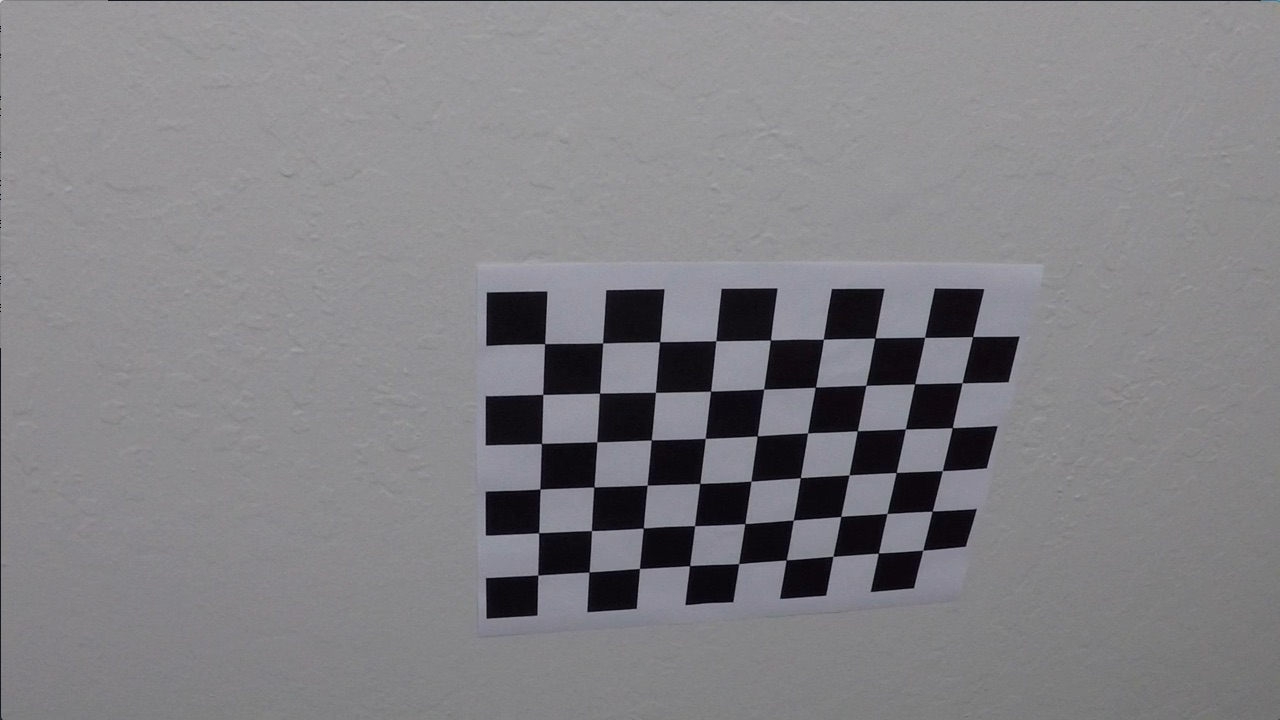
#> input picture camera_cal/calibration10.jpg, 1280 x 720 px; its folder holds only this picture in this run; the run also reads 2 pictures not shown here
$ jupyter execute --allow-errors LaneLine_debug.ipynb   (shell and % lines are left out)   (Python 2 division)   (older library calls are emulated)
#> lines starting #> are read from the running program, lines starting #| are printed output that depends on the picture; after the words box and inside, x2 and y2 are one past the last pixel; in counts of white or black regions, pixels touching at a corner belong together
# Self-Driving Car Engineer Nanodegree
## Project: Advanced Lane Finding

## Camera calibration

In the following code camera calibration is performed. The code is based on [Udacity's](https://github.com/udacity/CarND-Camera-Calibration/blob/master/camera_calibration.ipynb) example.

[cell 1]
# Load nessesery modules and set up
import cv2
import glob
import pickle
import numpy as np
import matplotlib.pyplot as plt
import matplotlib.image as mpimg
from sklearn.metrics import mean_squared_error

[cell 2]
x_cor = 9 #Number of corners to find
y_cor = 6
# Prepare object points, like (0,0,0), (1,0,0), (2,0,0) ....,(6,5,0)
objp = np.zeros((y_cor*x_cor,3), np.float32)
objp[:,:2] = np.mgrid[0:x_cor, 0:y_cor].T.reshape(-1,2)

# Arrays to store object points and image points from all the images.
objpoints = [] # 3d points in real world space
imgpoints = [] # 2d points in image plane.
images = glob.glob('camera_cal/calibration*.jpg') # Make a list of paths to calibration images
# Step through the list and search for chessboard corners
corners_not_found = [] #Calibration images in which opencv failed to find corners
plt.figure(figsize=(12, 18)) #Figure for calibration images
plt.figtext(0.5,0.9,'Image with corners patterns drawn', fontsize=22, ha='center')
for idx, fname in enumerate(images):
    img = cv2.imread(fname)
#> img is the input picture: shape (720, 1280, 3); mean B, G, R 133.1, 129.4, 130.2
    gray = cv2.cvtColor(img, cv2.COLOR_BGR2GRAY) # Conver to grayscale
    ret, corners = cv2.findChessboardCorners(gray, (x_cor,y_cor), None) # Find the chessboard corners
#> ret = True; corners = 54 rows, first 8: [545.3, 343.1], [602.7, 342.8], [660.1, 341.3], [715.8, 340.7], [770.6, 340], [823.5, 339.2], [874.3, 338.5], [925.1, 337.4]
    # If found, add object points, image points
    if ret == True:
        objpoints.append(objp)
        imgpoints.append(corners)
        plt.subplot(6, 3, len(imgpoints))
        cv2.drawChessboardCorners(img, (x_cor,y_cor), corners, ret)
#> img: shape (720, 1280, 3); 1.91% of pixels changed, all inside (x1, y1, x2, y2) = (532, 331, 980, 582)
        plt.imshow(img)
        plt.title(fname)
        plt.axis('off')
    else:
        corners_not_found.append(fname)
plt.show()

print 'Corners were found on', str(len(imgpoints)), 'out of', str(len(images)), 'it is',    str(len(imgpoints)*100.0/len(images)),'% of calibration images'
#| Corners were found on 1 out of 1 it is 100.0 % of calibration images
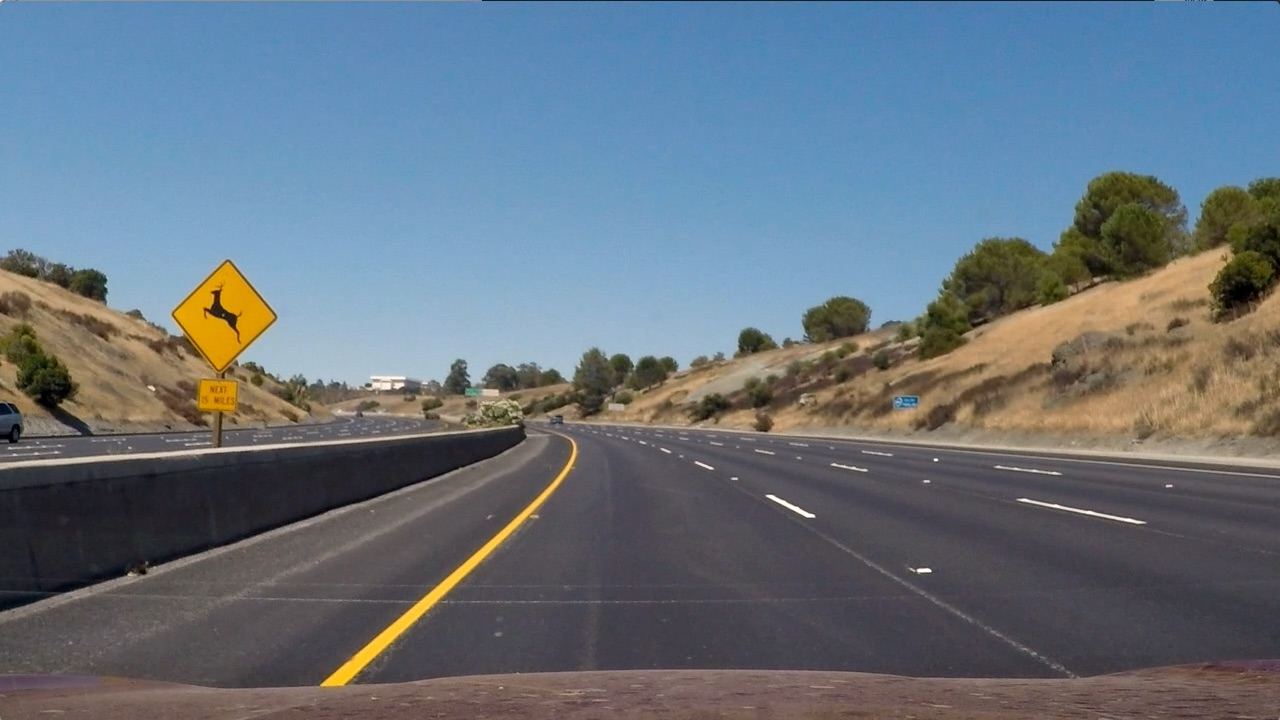
#> input picture test_images/test2.jpg, 1280 x 720 px
#> further down, img is the input picture: shape (720, 1280, 3); mean B, G, R 125.5, 114.6, 102.8
# Draw pictures
plt.figure(figsize=(12, 4))
plt.figtext(.5,.8,'Images in which cv2 failed to find desired corners', fontsize=22, ha='center')
for i, p in enumerate(corners_not_found):
    plt.subplot(1, 3, i+1)
    plt.imshow(mpimg.imread(p)) #draw the first image of each class
    plt.title(p)
    plt.axis('off')
plt.show()
#plt.savefig("readme_img/no_corners.jpg")

As we can see, 85% (17 out of 20) of calibration images were succesfully recognized by `cv2.findChessboardCorners`. The rest 3 images were not processed as the algorithm failed to find required number of corners.

[cell 3]
# Undistortion process
# Test undistortion on an image
img = cv2.imread('camera_cal/calibration1.jpg')
#> (the rest of this cell did not finish here and is left out)

## Create of thresholded binary image

The following functions were implemented to perform Histogram normalization, binary Sobel transformation (including magnitude and direction), red color channel and saturation channel.

Unfortunately, the optimal combination of these filters which is able to separate pixels of lane line from background on snapshots from all three videos was not found. Shadows and glares are quite challenging. (For first two videos such filter combination was successfully found).

So, an adaptive threshold was applied (see description below) on a red channel image for white line finding and on a linear combination of the red and saturation channels - for the yellow line. An example is presented after the code chunk.

[cell 4]
def eq_Hist(img): # Histogram normalization
    img[:, :, 0] = cv2.equalizeHist(img[:, :, 0])
    img[:, :, 1] = cv2.equalizeHist(img[:, :, 1])
    img[:, :, 2] = cv2.equalizeHist(img[:, :, 2])
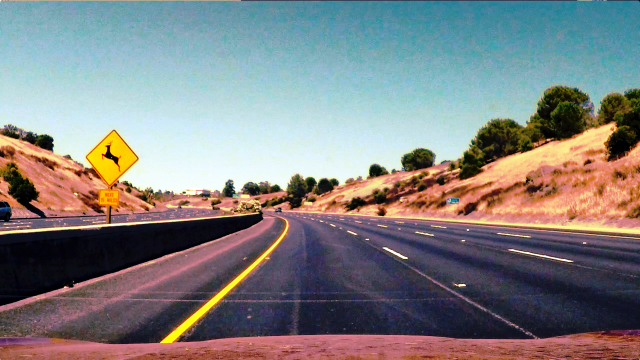
#> img: shape (720, 1280, 3) (shown at 1/2 size); mean B, G, R 128.6, 128.5, 128.7
    return img

# Sobel
# [44 lines left out: functions sobel_img, sobel_mag_img, sobel_dir_img, red_thres, s_thres, not called in this run]

# Return saturation channel
def s_hls(img):
    hls = cv2.cvtColor(img, cv2.COLOR_BGR2HLS)
#> hls: shape (720, 1280, 3); mean of channels 0, 1, 2 89.9, 128, 104.8
    return hls[:,:,2]
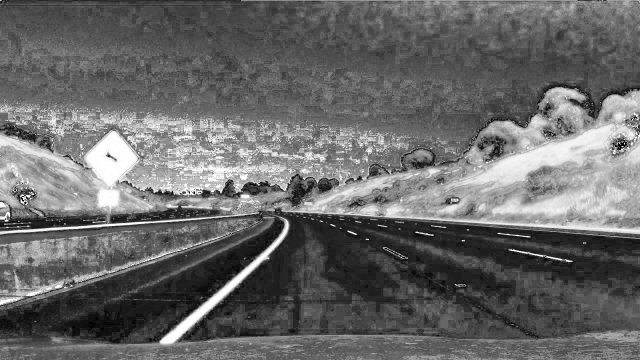
#> returned value: shape (720, 1280) (shown at 1/2 size); min 0, max 255, mean 104.8
# Visualize an example
img = cv2.imread('test_images/test2.jpg')
img = eq_Hist(img)
plt.imshow(cv2.cvtColor(img, cv2.COLOR_BGR2RGB))
img_proc = img[:,:,2]+0.5*s_hls(img)
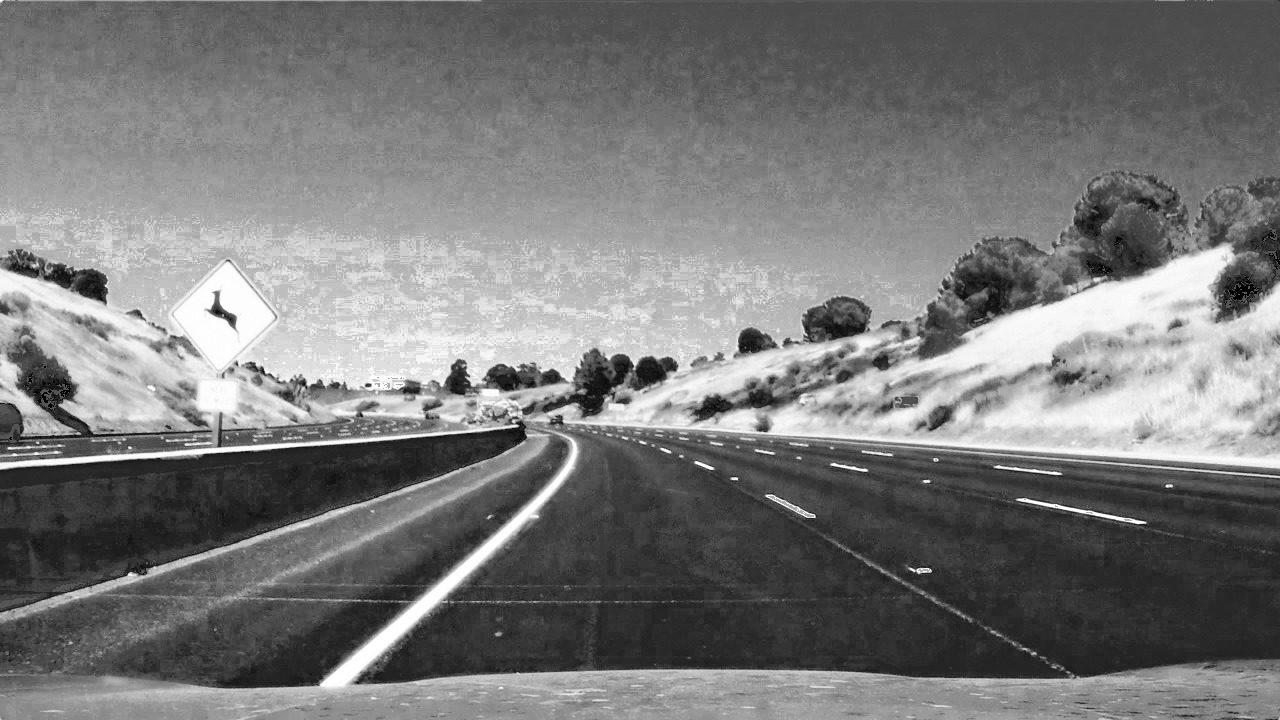
#> img_proc: shape (720, 1280) float64; min 0, max 382.5, mean 181.1; drawn with min black and max white
img_proc = np.uint8(255*img_proc/np.max(img_proc))
plt.figure()
plt.imshow(img_proc, cmap='gray')
#> (the rest of the program and of its run is left out)
